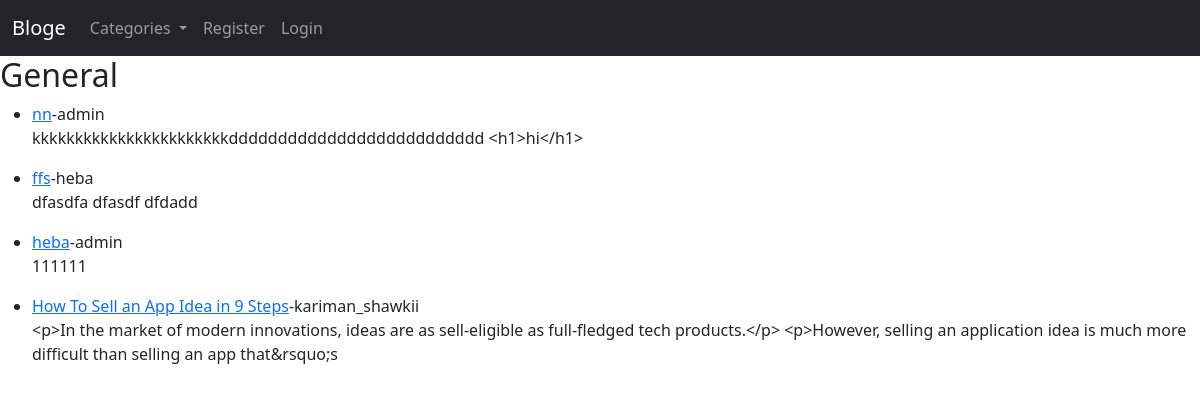
The app's page /category/General with its own data.
### myblog/models.py (models this page shows, shortened)
class Category(models.Model):
    name = models.CharField(max_length=255)
    post_date = models.DateField(auto_now_add=True)
    def __str__(self):
        return self.name

class Post(models.Model):
    title = models.CharField(max_length=255)
    title_tag = models.CharField(max_length=255)
    header_image=models.ImageField(null=True, blank=True, upload_to="images/")
    author = models.ForeignKey(User, on_delete=models.CASCADE)
    category = models.ForeignKey(Category,
                                 on_delete=models.SET_DEFAULT,
                                 default=1)
    snippet = models.CharField(max_length=255, default="Click Link Above To Read Blog......")
    body = RichTextField(blank=True, null=True)
    post_date = models.DateField(auto_now_add=True)
    likes = models.ManyToManyField(User, related_name='blog_posts')
    def __str__(self):
        return self.title + " | " + str(self.author)

### myblog/views.py (the view)
# urls.py: path("category/<str:category_name>", CategoryView, name="category-detail"),
def CategoryView(request, category_name):
    category_name=category_name.replace("-", " ")
    category = Category.objects.get(name=category_name)
    print(category)
    posts = Post.objects.filter(category=category)
    print(posts)
    context = {"category": category, "posts": posts}
    return render(request, "categories.html", context)

### ablog/context_processors.py (called while the page is built)
def add_variable_to_context(request):
    return {
        "categories": Category.objects.order_by("id").all(),
    }

### myblog/templates/categories.html (shortened to what this page needs)
{% extends 'base.html' %} {% block content %}
<h2>{{ category }}</h2>
<ul>
  {% for post in posts %}
  <li>
    <a href="{% url 'post-detail' post.pk %}">{{post.title}}</a>-{{post.author}}
    <p>{{ post.body| slice:":200" }}</p>
  </li>
  {% endfor %}
</ul>
{% endblock %}

### records on screen
Category: name "General"
Post: title "nn", author "admin", body "kkkkkkkkkkkkkkkkkkkkkkkdddddddddddddddddddddddddd <h1>hi</h1>"
Post: title "ffs", author "heba", body "dfasdfa dfasdf dfdadd"
Post: title "heba", author "admin", body "111111"
Post: title "How To Sell an App Idea in 9 Steps", author "kariman_shawkii", body "<p>In the market of modern innovations, ideas are as sell-eligible as full-fledged tech products.</p> <p>However, selling an application idea is much more difficult than selling an app that&rsquo;s"
